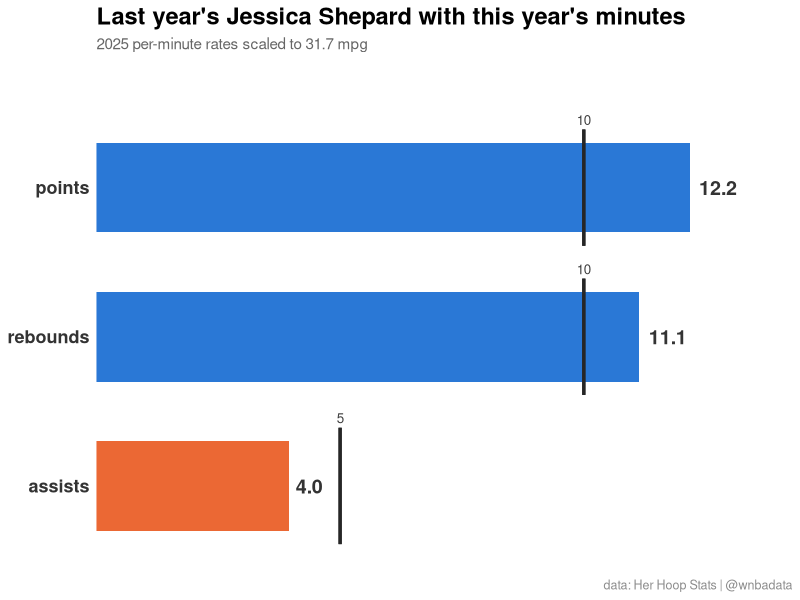
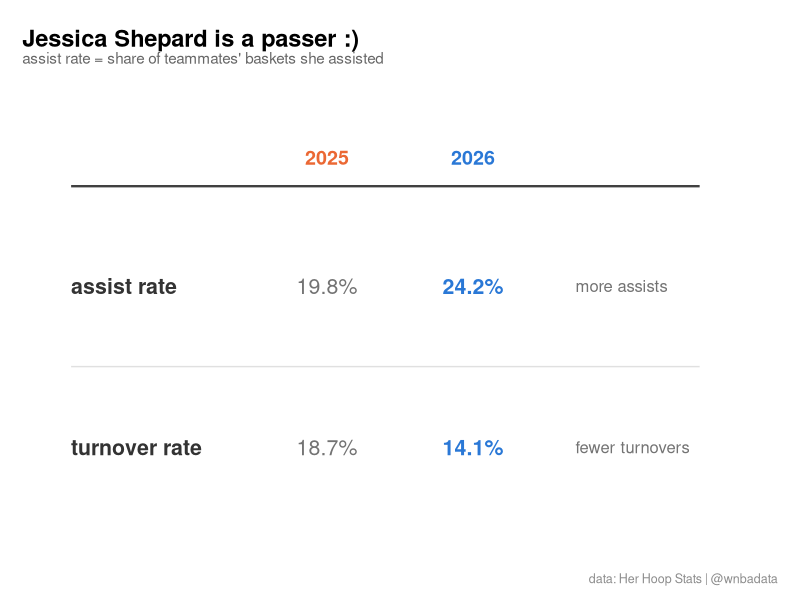

Here is the R script that generated these plots, in order:
# ============================================================
# Jessica Shepard 2026 - what actually improved
# Chart 1: give last year's Shepard this year's minutes
# Chart 2: the two rates she really did improve at
# ============================================================

library(tidyverse)

# ---- 1. DATA -------------------------------------------------
# Hard-coded from Her Hoop Stats (stats_v02), WNBA regular season only.
# Small enough that re-pulling on record day isn't worth the risk.
# Provenance:
#
#   Shepard 2025: 40 g, 20.87 mpg, 8.00 / 7.33 / 2.60
#   Shepard 2026: 42 g, 31.75 mpg, 14.48 / 11.12 / 5.31
#   Projection   = 2025 per-minute rate x 31.75 minutes
#   AST% / TOV%  = computed from season totals, not averaged per-game
#                  rates (per-game averaging gives badly wrong answers)

# All three are per-game counts, so they share one honest axis.
projected <- tribble(
  ~stat,       ~projected, ~threshold, ~actual,
  "assists",         3.95,          5,    5.31,
  "rebounds",       11.14,         10,   11.12,
  "points",         12.17,         10,   14.48
) %>%
  mutate(
    stat    = fct_inorder(stat),
    cleared = if_else(projected >= threshold, "cleared", "missed")
  )

# The two rates that survive adjusting for opportunity. Note they move
# in opposite directions and both are improvements.
rates <- tribble(
  ~rate,            ~y2025, ~y2026, ~note,
  "turnover rate",    18.7,   14.1,  "fewer turnovers",
  "assist rate",      19.8,   24.2,  "more assists"
) %>%
  mutate(rate = fct_inorder(rate))

# ---- 2. COLORS ------------------------------------------------
# Same validated CVD-safe pair as the July Shepard video, so the two
# videos read as a set. Checked: protan dE 24.7, normal dE 33.6, all pass.

year_colors    <- c(`2025` = "#eb6834", `2026` = "#2a78d6")
cleared_colors <- c(cleared = "#2a78d6", missed = "#eb6834")

# ---- 3. SHARED THEME ------------------------------------------

theme_hooks <- theme_minimal(base_family = "sans") +
  theme(
    plot.title = element_text(face = "bold", size = 14),
    plot.subtitle = element_text(color = "grey40", size = 11),
    panel.grid.minor = element_blank(),
    panel.grid.major.y = element_blank(),
    legend.position = "top",
    legend.title = element_blank(),
    axis.title = element_text(color = "grey40", size = 10),
    axis.text.y = element_text(size = 10)
  )

# ---- 4. CHART 1: DID SHE ALREADY CLEAR IT ----------------------
# One panel, one axis, three bars. Each bar is last year's Shepard at
# this year's minutes. The black tick on each row is the number she
# needed. Two cross it, one doesn't. That is the whole chart.

chart_thresholds <- ggplot(projected, aes(x = projected, y = stat, fill = cleared)) +
  geom_col(width = 0.6) +
  geom_errorbarh(aes(xmin = threshold, xmax = threshold),
                 height = 0.78, color = "grey15", linewidth = 1.1) +
  geom_text(aes(label = sprintf("%.1f", projected)),
            hjust = -0.25, fontface = "bold", size = 5, color = "grey20") +
  geom_text(aes(x = threshold, y = as.numeric(stat) + 0.42,
                label = paste0("", threshold)),
            vjust = 0, size = 3.4, color = "grey25") +
  scale_fill_manual(values = cleared_colors) +
  scale_y_discrete(expand = expansion(add = c(0.55, 0.85))) +
  scale_x_continuous(limits = c(0, 14), expand = expansion(mult = c(0, 0.02))) +
  labs(
    title = "Last year's Jessica Shepard with this year's minutes",
    subtitle = "2025 per-minute rates scaled to 31.7 mpg",
    x = NULL, y = NULL,
    caption = "data: Her Hoop Stats | @wnbadata"
  ) +
  theme_hooks +
  theme(
    legend.position = "none",
    panel.grid.major.x = element_blank(),
    axis.text.x = element_blank(),
    axis.text.y = element_text(size = 13, face = "bold", color = "grey20"),
    plot.title = element_text(face = "bold", size = 17),
    plot.caption = element_text(color = "grey55", size = 9)
  )

# ---- 5. CHART 2: WHAT SHE ACTUALLY IMPROVED AT -------------------
# Both are percentages so they share one axis. The arrows point opposite
# ways on purpose: more assists is good, fewer turnovers is good. The
# grey dot is 2025, the blue dot is 2026.

# Laid out as a table rather than a plot. Four numbers don't need a
# geometry, they just need to be readable. Built in ggplot so it shows
# up in the same plot pane as chart 1.

tbl_rows <- rates %>%
  mutate(row_y = c(1, 2))   # turnover on the bottom, assist on top

chart_rates <- ggplot(tbl_rows) +
  # header rule and row separator
  annotate("segment", x = 0, xend = 4.3, y = 2.62, yend = 2.62,
           color = "grey25", linewidth = 0.8) +
  annotate("segment", x = 0, xend = 4.3, y = 1.5, yend = 1.5,
           color = "grey88", linewidth = 0.5) +
  # header
  annotate("text", x = 1.75, y = 2.8, label = "2025",
           size = 5, fontface = "bold", color = year_colors[["2025"]]) +
  annotate("text", x = 2.75, y = 2.8, label = "2026",
           size = 5, fontface = "bold", color = year_colors[["2026"]]) +
  # row labels
  geom_text(aes(x = 0, y = row_y, label = rate),
            hjust = 0, size = 5.4, fontface = "bold", color = "grey20") +
  # values
  geom_text(aes(x = 1.75, y = row_y, label = sprintf("%.1f%%", y2025)),
            size = 5.4, color = "grey45") +
  geom_text(aes(x = 2.75, y = row_y, label = sprintf("%.1f%%", y2026)),
            size = 5.4, fontface = "bold", color = year_colors[["2026"]]) +
  # plain-english direction, so "turnover rate went down" reads as good
  geom_text(aes(x = 3.45, y = row_y, label = note),
            hjust = 0, size = 4.2, color = "grey45") +
  scale_x_continuous(limits = c(-0.1, 4.6)) +
  scale_y_continuous(limits = c(0.4, 3.1)) +
  labs(
    title = "Jessica Shepard is a passer :)",
    subtitle = "assist rate = share of teammates' baskets she assisted",
    caption = "data: Her Hoop Stats | @wnbadata"
  ) +
  theme_void(base_family = "sans") +
  theme(
    plot.title = element_text(face = "bold", size = 17, hjust = 0),
    plot.subtitle = element_text(color = "grey40", size = 11, hjust = 0,
                                 margin = margin(b = 14)),
    plot.caption = element_text(color = "grey55", size = 9, hjust = 1),
    plot.margin = margin(16, 16, 10, 16)
  )

# ---- 6. VIEW ------------------------------------------------------
# Positron plot pane. Widen the pane to roughly 3:4 before screenshotting
# for the vertical cut.

chart_thresholds
chart_rates
